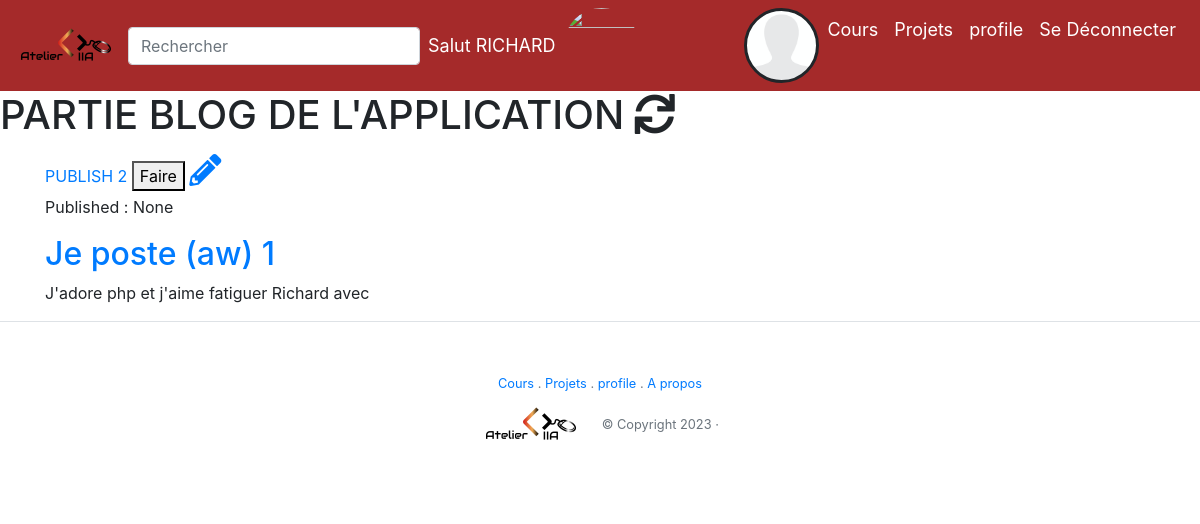
Page /blog/post/draft/ (signed in) on the earlier database version.
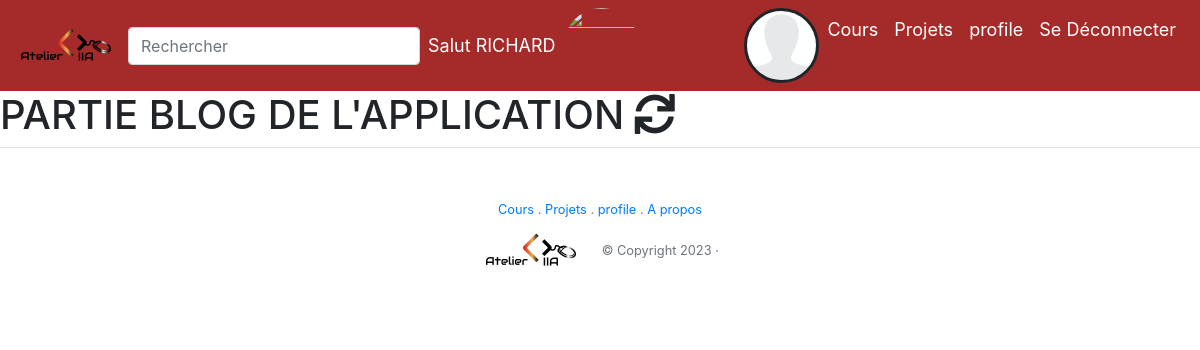
Same page on the later database version.
### blog/models.py (models this page shows, shortened)
class Post(models.Model):
	author = models.ForeignKey('auth.User',on_delete=models.CASCADE)
	title = models.CharField(max_length=200)
	text = models.TextField()
	created_date = models.DateTimeField(default=timezone.now)
	published_date = models.DateTimeField(blank=True,null=True)

### blog/views.py (the view)
# urls.py: path('post/draft/',views.draft_list_view,name='post_draft'),
@login_required
def draft_list_view(request):
	posts= Post.objects.filter(published_date=None).order_by('-created_date')
	return render(request,'blog/posts_draft.html',{'posts':posts})

### blog/templates/blog/posts_draft.html (shortened to what this page needs)
{% extends "base.html" %}
	{% block content%}
	<h1>PARTIE BLOG DE L'APPLICATION <i class="fas fa-sync fa-spin"></i> </h1>
		<div class="container content">
			{% for i in posts%}
      <div id="celui">
						<a data-id='{{i.id}}'  href="{% url 'post_publish' %}">PUBLISH {{i.id}} </a>
            <button class="publisher" data-id='{{i.id}}' class="btn btn-success">Faire</button>
						<a style="text-decoration: none;font-size: 2em" href="{% url 'post_edit' i.id %}"><i class="fas fa-pencil-alt fa-spin"></i></a>
						<p>Published : {{i.published_date}}</p>
						<h2><a href="{% url 'post_detail' i.id%}">{{i.title}} {{ forloop.counter}}</a></h2>
						<p>{{i.text}}</p>
      </div>
			{% endfor %%}
		</div>
{% endblock%}

Differences in the rows shown:
removed Post: id "2", published_date "None", title "Je poste (aw)", text "J'adore php et j'aime fatiguer Richard avec"
